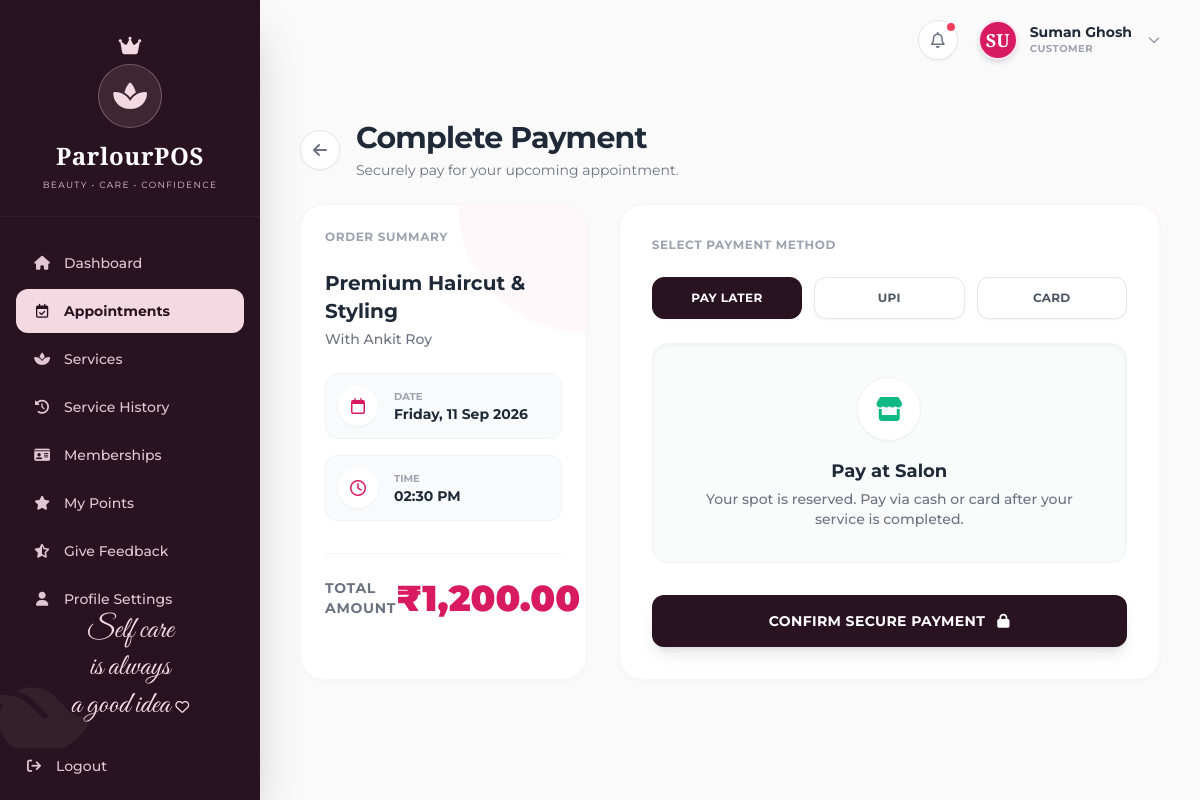
Page /ParlourPOS/customers/history/appointments.php?pay_id=4 (signed in) on the committed database.
### tables this page shows
CREATE TABLE `appointments` (
  `id` int(11) NOT NULL,
  `customer_id` int(11) NOT NULL,
  `service_id` int(11) NOT NULL,
  `staff_id` int(11) NOT NULL,
  `appointment_date` date NOT NULL,
  `appointment_time` time NOT NULL,
  `status` enum('Pending','Confirmed','Checked In','In Progress','Completed','Cancelled','No Show') DEFAULT 'Pending',
  `notes` text DEFAULT NULL,
  `created_at` timestamp NOT NULL DEFAULT current_timestamp()
);

### ParlourPOS/customers/history/appointments.php (the view, shortened to what this page needs)
<?php
$depth = file_exists('../../config/database.php') ? '../../' : '../';
require_once $depth . 'config/database.php';
$customer_id = $_SESSION['user_id'] ?? $_SESSION['customer_id'] ?? 1;
$pay_id = isset($_GET['pay_id']) ? (int)$_GET['pay_id'] : 0;
$payment_appointment = null;
if ($pay_id > 0) {
    $stmt = $conn->prepare("
        SELECT a.id, a.appointment_date, a.appointment_time, a.status,
               COALESCE(c.name, 'Custom Service') as service_name,
               COALESCE(c.price, 0) as service_price,
               COALESCE(u.name, 'Any Available') as beautician_name
        FROM appointments a
        LEFT JOIN catalog_items c ON a.service_id = c.id
        LEFT JOIN users u ON a.staff_id = u.id
        WHERE a.customer_id = ? AND a.id = ?
    ");
    $stmt->bind_param("ii", $customer_id, $pay_id);
    $stmt->execute();
    $payment_appointment = $stmt->get_result()->fetch_assoc();
}
require_once $depth . 'includes/header.php';
?>
<?php if ($pay_id > 0 && $payment_appointment): ?>
    <div class="mb-6 flex items-center gap-4">
        <a href="appointments.php" class="w-10 h-10 rounded-full bg-white border border-gray-200 flex items-center justify-center text-gray-500 hover:text-brand-magenta hover:border-brand-magenta transition-colors shadow-sm">
            <i class="fa-solid fa-arrow-left"></i>
        </a>
        <div>
            <h2 class="text-3xl font-bold text-gray-800 tracking-tight">Complete Payment</h2>
            <p class="text-gray-500 text-sm mt-1">Securely pay for your upcoming appointment.</p>
        </div>
    </div>
    <div class="flex flex-col lg:flex-row gap-8">
        <div class="w-full lg:w-1/3">
            <div class="bg-white p-6 rounded-3xl shadow-[0_2px_10px_rgba(0,0,0,0.02)] border border-pink-50 relative overflow-hidden h-full">
                <div class="absolute top-0 right-0 w-32 h-32 bg-pink-50 rounded-bl-full -z-0 opacity-50"></div>
                <h3 class="text-xs font-bold text-gray-400 uppercase tracking-wider mb-6 relative z-10">Order Summary</h3>
                <div class="mb-6 relative z-10">
                    <h4 class="text-xl font-bold text-gray-800 mb-1"><?= htmlspecialchars($payment_appointment['service_name']) ?></h4>
                    <p class="text-sm text-gray-500 font-medium">With <?= htmlspecialchars($payment_appointment['beautician_name']) ?></p>
                </div>
                <div class="space-y-4 mb-8 relative z-10">
                    <div class="flex items-center gap-4 p-3 bg-gray-50 rounded-xl border border-gray-100">
                        <div class="w-10 h-10 rounded-full bg-white flex items-center justify-center text-brand-magenta shadow-sm"><i class="fa-regular fa-calendar"></i></div>
                        <div>
                            <p class="text-[10px] uppercase font-bold text-gray-400">Date</p>
                            <p class="text-sm font-bold text-gray-800"><?= date('l, d M Y', strtotime($payment_appointment['appointment_date'])) ?></p>
                        </div>
                    </div>
                    <div class="flex items-center gap-4 p-3 bg-gray-50 rounded-xl border border-gray-100">
                        <div class="w-10 h-10 rounded-full bg-white flex items-center justify-center text-brand-magenta shadow-sm"><i class="fa-regular fa-clock"></i></div>
                        <div>
                            <p class="text-[10px] uppercase font-bold text-gray-400">Time</p>
                            <p class="text-sm font-bold text-gray-800"><?= date('h:i A', strtotime($payment_appointment['appointment_time'])) ?></p>
                        </div>
                    </div>
                </div>
                <div class="pt-6 border-t border-gray-100 relative z-10">
                    <div class="flex justify-between items-end">
                        <span class="text-sm font-bold text-gray-500 uppercase tracking-wider">Total Amount</span>
                        <span class="text-4xl font-black text-brand-magenta" id="payment-amount-val" data-amount="<?= $payment_appointment['service_price'] ?>">₹<?= number_format($payment_appointment['service_price'], 2) ?></span>
                    </div>
                </div>
            </div>
        </div>
        <div class="w-full lg:w-2/3">
            <div class="bg-white p-6 md:p-8 rounded-3xl shadow-[0_2px_10px_rgba(0,0,0,0.02)] border border-pink-50">
                <h3 class="text-xs font-bold text-gray-400 uppercase tracking-wider mb-6">Select Payment Method</h3>
                <div class="grid grid-cols-3 gap-3 mb-6">
                    <button type="button" onclick="setPaymentMethod('Pay Later')" id="btn-pay-PayLater" class="pay-method-btn py-3 text-xs font-bold rounded-xl border border-gray-200 text-gray-600 hover:bg-gray-100 transition-colors bg-white shadow-sm uppercase tracking-wide">Pay Later</button>
                    <button type="button" onclick="setPaymentMethod('UPI')" id="btn-pay-UPI" class="pay-method-btn py-3 text-xs font-bold rounded-xl border border-gray-200 text-gray-600 hover:bg-gray-100 transition-colors bg-white shadow-sm uppercase tracking-wide">UPI</button>
                    <button type="button" onclick="setPaymentMethod('Card')" id="btn-pay-Card" class="pay-method-btn py-3 text-xs font-bold rounded-xl border border-gray-200 text-gray-600 hover:bg-gray-100 transition-colors bg-white shadow-sm uppercase tracking-wide">Card</button>
                </div>
                <div id="payment-details-wrapper" class="bg-gray-50/80 p-6 md:p-8 rounded-2xl border border-gray-100 mb-8 min-h-[220px] flex items-center justify-center shadow-inner">
                    <div id="ui-paylater" class="w-full text-center hidden">
                        <div class="w-16 h-16 bg-white border border-gray-100 rounded-full flex items-center justify-center mx-auto mb-4 shadow-sm text-emerald-500 text-2xl"><i class="fa-solid fa-store"></i></div>
                        <h4 class="text-lg font-bold text-gray-800 mb-1">Pay at Salon</h4>
                        <p class="text-sm font-medium text-gray-500">Your spot is reserved. Pay via cash or card after your service is completed.</p>
                    </div>
                </div>
                <form method="POST" action="appointments.php" onsubmit="return submitPayment(event)">
                    <button type="submit" class="w-full py-4 bg-brand-sidebar text-white font-bold rounded-xl text-sm tracking-wide shadow-lg hover:bg-brand-sidebar/90 transition-colors flex justify-center items-center gap-2">
                        CONFIRM SECURE PAYMENT <i class="fa-solid fa-lock ml-1"></i>
                    </button>
                </form>
            </div>
        </div>
    </div>
<?php endif; ?>
<?php require_once $depth . 'includes/footer.php'; ?>

### ParlourPOS/includes/header.php (style rules this page uses)
body { background-color: #FAFAFA; }

### rows in the picture
appointments: appointment_date "Friday, 11 Sep 2026", appointment_time "02:30 PM"

### other values in the picture
substr($user_name, 0, 2) "SU"
$user_name "Suman Ghosh"
$role "CUSTOMER"
$payment_appointment['service_name'] "Premium Haircut & Styling"
$payment_appointment['beautician_name'] "Ankit Roy"
$payment_appointment['service_price'] "1,200.00"
